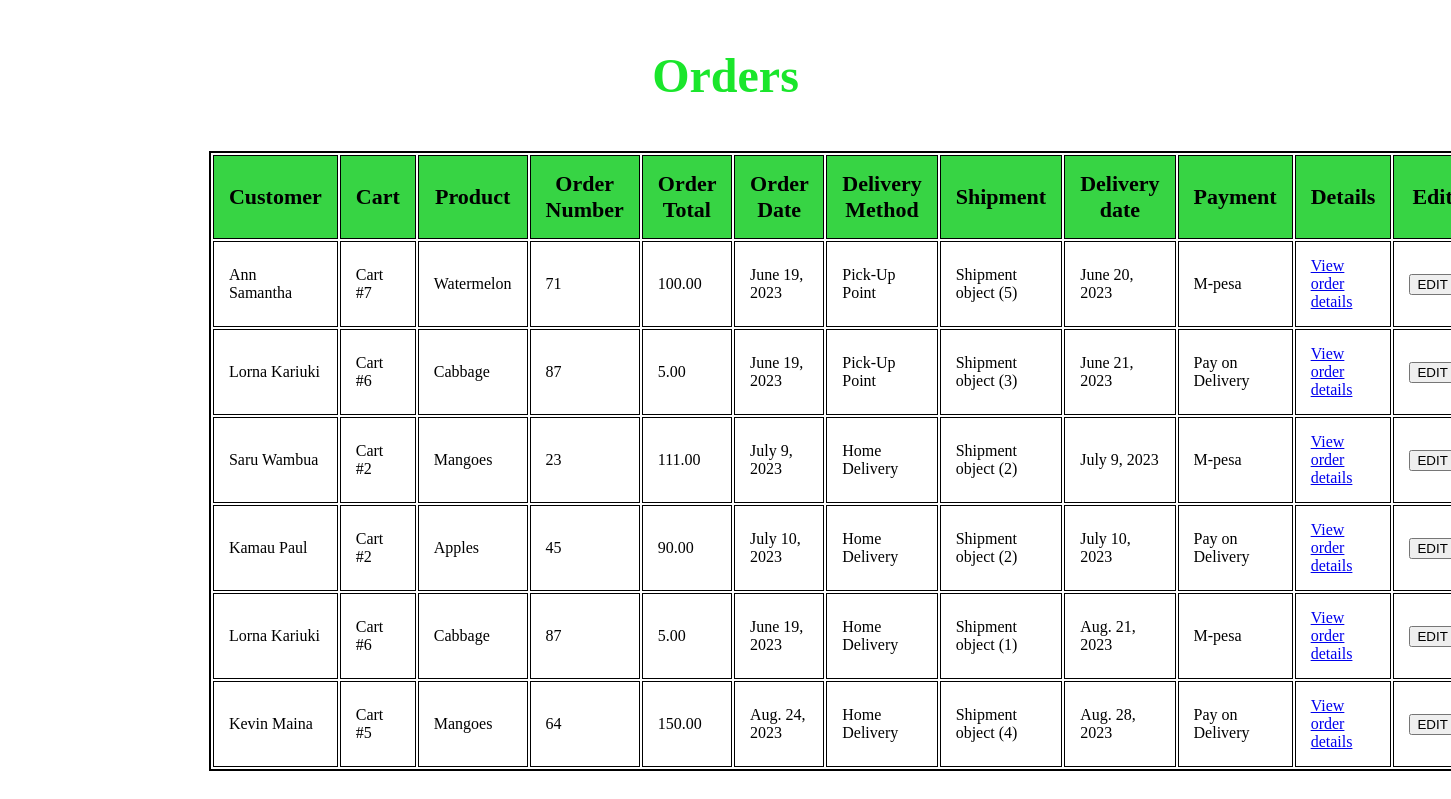
Screenshot of /order/order/list with the database file from the repository.
### order/models.py (models this page shows, shortened)
class Order(models.Model):
    customer = models.ForeignKey(Customer,
                                 on_delete=models.CASCADE, null=True)
    cart = models.ForeignKey(Cart,
                             on_delete=models.CASCADE, null=True)
    product = models.ForeignKey(Product,
                                 on_delete=models.CASCADE, null=True )
    order_number = models.PositiveIntegerField()
    order_total = models.DecimalField(max_digits = 6, decimal_places = 2)
    order_date = models.DateField()
    delivery_choices = (
        ('Pick-Up Point', 'Pick-Up Point'),
        ('Home Delivery', 'Home Delivery'),
    )
    delivery_method = models.CharField(max_length=15, choices=delivery_choices)
    shipment = models.ForeignKey(Shipment,
                                 on_delete=models.CASCADE, null=True)
    delivery_date = models.DateField()
    payment = models.ForeignKey(Payment,
                                   on_delete=models.CASCADE, null=True)

### customer/models.py (models this page shows)
class Customer (models.Model):
    name = models.CharField(max_length=32)
    phone_Number = models.CharField(max_length=15)
    email = models.EmailField()
    location = models.CharField(max_length=32)
    user = models.ForeignKey(User,
                                on_delete=models.CASCADE, null=True)
    def __str__(self):
        return self.name

### cart/models.py (models this page shows, shortened)
class Cart(models.Model):
    inventory = models.ManyToManyField(Product)
    delivery_choices = (
        ('Pick-Up Point', 'Pick-Up Point'),
        ('Home Delivery', 'Home Delivery'),
    )
    delivery_method = models.CharField(max_length=15, choices=delivery_choices)
    number_of_products = models.IntegerField()
    products_total = models.DecimalField(max_digits=6, decimal_places=2)
    shipping_cost = models.DecimalField(max_digits=6, decimal_places=2)
    payment_choice = (
        ('M-Pesa', 'M-Pesa'),
        ('Pay on Delivery', 'Pay on Delivery'),
    )
    payment_method = models.CharField(max_length = 15, choices = payment_choice)
    def __str__(self):
        return f"Cart #{self.pk}"

### inventory/models.py (models this page shows)
class Product(models.Model):
    title = models.CharField(max_length = 32)
    vendor = models.ForeignKey(Vendor,
                               on_delete=models.CASCADE)
    description = models.TextField()
    product_id = models.PositiveBigIntegerField()
    image = models.ImageField(upload_to='images')
    price = models.DecimalField(max_digits = 6, decimal_places = 2)
    stock = models.PositiveIntegerField()
    date_created = models.DateTimeField(auto_now_add = True)
    date_updated = models.DateTimeField(auto_now = True)
    def __str__(self):
        return self.title

### shipment/models.py (models this page shows, shortened)
class Shipment(models.Model):
    location = models.CharField(max_length=120)
    delivery_choices = (
        ('Pick-up Point', 'Pick-up Point'),
        ('Home Delivery', 'Home Delivery'),
    )
    delivery_method = models.CharField(max_length=64, choices=delivery_choices)
    shipment_cost = models.PositiveIntegerField()
    status = models.CharField(max_length=12)
    delivery_date = models.DateField()
    delivery_time = models.TimeField()

### payment/models.py (models this page shows)
class Payment(models.Model):
    payment_choices = (
        ('M-pesa', 'M-Pesa'),
        ('Pay on Delivery', 'Pay on Delivery'),
    )
    payment_method = models.CharField(max_length=64, choices=payment_choices)
    amount = models.DecimalField(max_digits=6, decimal_places=2)
    payment_time = models.TimeField()
    payment_date = models.DateField()
    receipt_number = models.CharField(max_length=32)
    status = models.CharField(max_length=15)
    reference_number = models.CharField(max_length=32)
    products= models.CharField(max_length=64)
    refunds = models.CharField(max_length=500)
    def __str__(self):
        return self.payment_method

### order/views.py (the view)
# urls.py: path("order/list", order_list, name="order_list_view"),
def order_list(request):
    orders = Order.objects.all()
    return render(request, "order/order_list.html", {"orders": orders})

### template/order/order_list.html (shortened to what this page needs)
<!DOCTYPE html>
<html lang="en">
<head>
    {%load static%}
    <link rel="stylesheet" href="{% static 'css/products_list.css' %}">
</head>
<body>
  <h3>Orders</h3>
    <table class="table">
        <th>Customer</th>
        <th>Cart</th>
        <th>Product</th>
        <th class="detail">Order Number</th>
        <th>Order Total</th>
        <th>Order Date</th>
        <th>Delivery Method</th>
        <th>Shipment</th>
        <th>Delivery date</th>
        <th>Payment</th>
        <th>Details</th>
        <th>Edit</th>
        {% for order in orders %}
        <tr>
            <td>{{order.customer}}</td>
            <td>{{order.cart}}</td>
            <td>{{order.product}}</td>
            <td>{{order.order_number}}</td>
            <td>{{order.order_total}}</td>
            <td>{{order.order_date}}</td>
            <td>{{order.delivery_method}}</td>
            <td>{{order.shipment}}</td>
            <td>{{order.delivery_date}}</td>
            <td>{{order.payment}}</td>
            <td class="details"><a href="{% url 'order_details_view' id=order.id %}"> View order details</a></td>
            <td><a href="{%url 'edit_order_view' id=order.id %}"><button> EDIT</button></a></td>
        </tr>
        {% endfor %}
    </table>
</body>
</html>

### inventory/static/css/products_list.css (style rules this page uses)
h3 { color: rgb(26, 230, 43); font-size: 3em; text-align: center; }
th , td { border: 1px ; border: solid 1px; }
table { width: 70%; }
td { height: 50px; }
th,td { padding: 15px; text-align: left; }
th { background-color: rgb(55, 212, 68); text-align: center; font-size: 22px; }
.details { width: 150px; }
.table { border: solid 2px; margin-left: 14%; }

### rows the page displays
Order: customer "Ann Samantha", cart "Cart #7", product "Watermelon", order_number "71", order_total "100.00", order_date "June 19, 2023", delivery_method "Pick-Up Point", shipment "Shipment object (5)", delivery_date "June 20, 2023", payment "M-pesa"
Order: customer "Lorna Kariuki", cart "Cart #6", product "Cabbage", order_number "87", order_total "5.00", order_date "June 19, 2023", delivery_method "Pick-Up Point", shipment "Shipment object (3)", delivery_date "June 21, 2023", payment "Pay on Delivery"
Order: customer "Saru Wambua", cart "Cart #2", product "Mangoes", order_number "23", order_total "111.00", order_date "July 9, 2023", delivery_method "Home Delivery", shipment "Shipment object (2)", delivery_date "July 9, 2023", payment "M-pesa"
Order: customer "Kamau Paul", cart "Cart #2", product "Apples", order_number "45", order_total "90.00", order_date "July 10, 2023", delivery_method "Home Delivery", shipment "Shipment object (2)", delivery_date "July 10, 2023", payment "Pay on Delivery"
Order: customer "Lorna Kariuki", cart "Cart #6", product "Cabbage", order_number "87", order_total "5.00", order_date "June 19, 2023", delivery_method "Home Delivery", shipment "Shipment object (1)", delivery_date "Aug. 21, 2023", payment "M-pesa"
Order: customer "Kevin Maina", cart "Cart #5", product "Mangoes", order_number "64", order_total "150.00", order_date "Aug. 24, 2023", delivery_method "Home Delivery", shipment "Shipment object (4)", delivery_date "Aug. 28, 2023", payment "Pay on Delivery"
